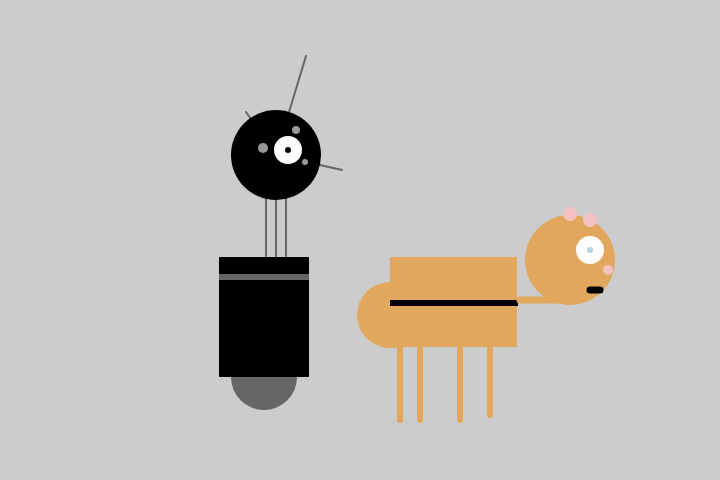
Frame 1 (no input)
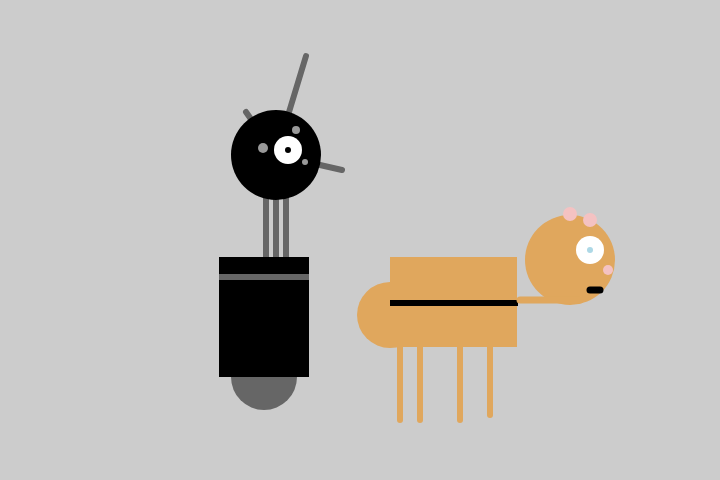
Frame 60 (no input)
Frame 120 (the mouse pressed at the canvas centre since frame 60): identical to frame 60, image omitted

The p5.js sketch that drew these frames (run headless with seeded random() and noise() and a simulated clock; from frame 60 on, the mouse is pressed at the canvas centre):

// p5.js sketch
// ── sketch.js
function setup() {
  createCanvas(720, 480);
  strokeWeight(2);
  ellipseMode(RADIUS);
}

function draw() {
  background(204);
  
  // Neck
  stroke(102); // Set stroke to gray
  line(266, 257, 266, 162); // Left
  line(276, 257, 276, 162); // Middle
  line(286, 257, 286, 162); // Right
  
  // Antennae
  line(276, 155, 246, 112); // Small
  line(276, 155, 306, 56);  // Tall
  line(276, 155, 342, 170); // Medium
  
  // Body
  noStroke(); // Disable stroke
  fill(102); // Set fill to gray
  ellipse(264, 377, 33, 33); // Antigravity orb
  fill(0); // Set fill to black
  rect(219, 257, 90, 120); // Main body
  fill(102); // Set fill to gray
  rect(219, 274, 90, 6); // Gray stripe
  
  // Head
  fill(0); // Set fill to black
  ellipse(276, 155, 45, 45); // Head
  fill(255); // Set fill to white
  ellipse(288, 150, 14, 14); // Large eye
  fill(0); // Set fill to black
  ellipse(288, 150, 3, 3); // Pupil
  fill(153); // Set fill to light gray
  ellipse(263, 148, 5, 5); // Small eye 1
  ellipse(296, 130, 4, 4); // Small eye 2
  ellipse(305, 162, 3, 3); // Small eye 3
  
  // Animal/Cat
  
  // Head
  noStroke();
  fill(224, 167, 93); // Brown
  ellipse(570, 260, 45, 45); // Head
  fill(255); // White
  ellipse(590, 250, 14, 14); // Eye
  fill(173, 216, 230); // Blue
  ellipse(590, 250, 3, 3); // Pupil
  
  // Ears
  fill(244, 194, 194); // Light pink
  ellipse(590, 220, 7, 7); // Ear
  ellipse(570, 214, 7, 7); // Ear
  
  // Nose
  ellipse(608, 270, 5, 5); 
  
  // Body and Tail
  noStroke(); // No stroke
  fill(224, 167, 93); // Brown
  ellipse(390, 315, 33, 33); 
  fill(224, 167, 93); // Brown
  rect(390, 257, 127, 90); // Body
  fill(0); // Black
  rect(390, 300, 128, 6); // Black line
  
  stroke(224, 167, 93); // Brown
  strokeWeight(7);
  line(580, 300, 520, 300); // Neck
  
  stroke(0); // Black
  line(590, 290, 600, 290); // Mouth
  
  stroke(224, 167, 93); // Brown
  strokeWeight(6); // Stroke
  line(400, 420, 400, 310); // Paw
  line(420, 420, 420, 310); // Paw
  line(460, 420, 460, 310); // Paw
  line(490, 415, 490, 310); // Paw
}
